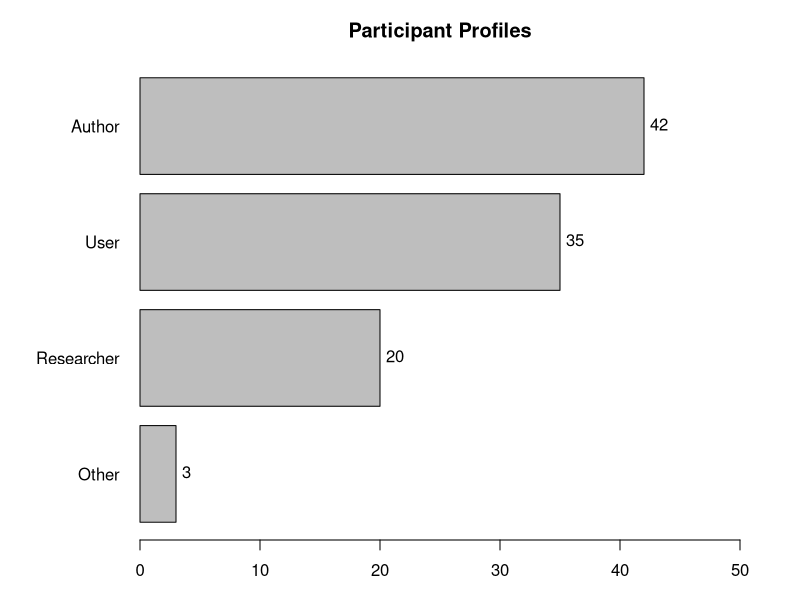
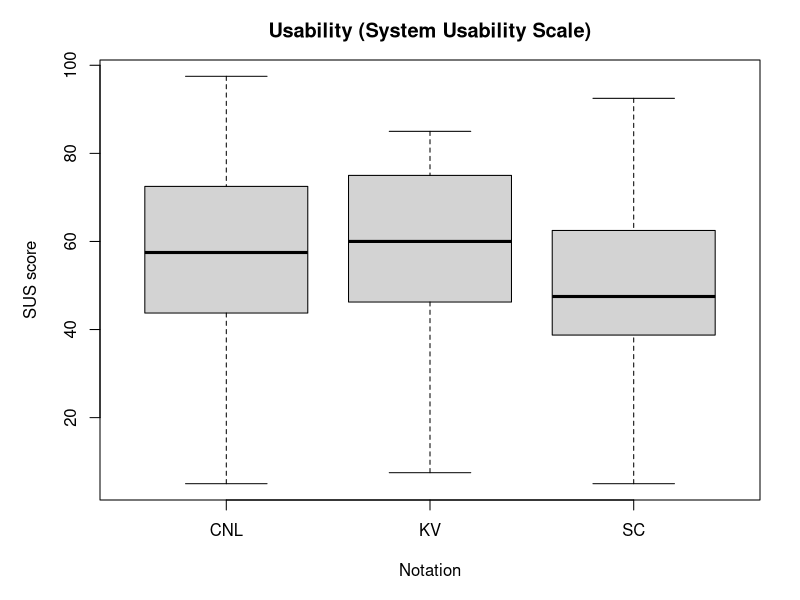

The R source for these figures, in order:
## ---- chunk 1
library(dplyr)
## ---- chunk 2
# read from prepared csv
df <- read.csv("data-survey-sus_prepared.csv")
## ---- chunk 3
# read from prepared csv
profiledata <- read.csv("data-survey-profiles_prepared.csv")
## ---- chunk 4
# participant profiles
profileSums <- colSums(profiledata == "Yes")
profile_columns = c("Profile","Frequency")
df_p = data.frame(matrix(nrow = 0, ncol = length(profile_columns))) 
colnames(df_p) = profile_columns
df_p[nrow(df_p) + 1,] = c("Author",profileSums["author"])
df_p[nrow(df_p) + 1,] = c("User",profileSums["user"])
df_p[nrow(df_p) + 1,] = c("Researcher",profileSums["researcher"])
df_p[nrow(df_p) + 1,] = c("Other",3) # manual count for profile author:no user:no researcher:no

# convert frequency column into numeric format
df_p$Frequency = as.numeric(as.character(df_p$Frequency))

# order dataframe ascending
# this way it's displayed descending in horizontal barplot
df_p <- df_p[order(df_p$Frequency),] 

# plot barplot
counts <- table(df_p$Frequency)
par(mar=c(3, 7, 3, 3))
profile_plot <- barplot(height=df_p$Frequency, names=df_p$Profile, main="Participant Profiles", horiz=T,las=1,xlim=c(0,50),width = c(2,2,2,2,2))
text(x=df_p$Frequency, profile_plot, labels = paste(df_p$Frequency), pos=4, offset=0.3, xpd=T)
## ---- chunk 5
# Author 
## Years active
## How many years have you been authoring / producing educational videos, lecture
## recordings or other video-based learning content?
profiledata$authorHOWMANYYEARS <- as.numeric(as.character(profiledata$authorHOWMANYYEARS))
summary(na.omit(profiledata$authorHOWMANYYEARS))

## Videos created 
## How many educational videos, lecture recordings or other video-based learning
## content have you produced until now?
profiledata$authorHOWMANYVIDEOS <- as.numeric(as.character(profiledata$authorHOWMANYVIDEOS))
summary(na.omit(profiledata$authorHOWMANYVIDEOS))

# User 
## Years active
## How many years have you been using video-based learning content?
profiledata$userHOWMANYYEARS <- as.numeric(as.character(profiledata$userHOWMANYYEARS))
summary(na.omit(profiledata$userHOWMANYYEARS))

## Courses
## How many courses have you tought with the support of video-based learning con-
## tent? Please also count recurring courses, which possibly took place each semester.
profiledata$userHOWMANYCOURSES <- as.numeric(as.character(profiledata$userHOWMANYCOURSES))
summary(na.omit(profiledata$userHOWMANYCOURSES))

# Researcher
## Years researching
## How many years have you conducted research in the field of video-based learning
## / technology enhanced learning / educational technology?
profiledata$researchHOWMANYYEARS <- as.numeric(as.character(profiledata$researchHOWMANYYEARS))
summary(na.omit(profiledata$researchHOWMANYYEARS))

## Papers published
## How many papers have you published in the field of video-based learning? 
profiledata$researchHOWMANYPUB <- as.numeric(as.character(profiledata$researchHOWMANYPUB))
summary(na.omit(profiledata$researchHOWMANYPUB))
## ---- chunk 6
par(mar=c(5, 5, 3, 2))
boxplot(sus ~ notation, data = df, main = "Usability (System Usability Scale)", xlab = "Notation", ylab = "SUS score", names = c("CNL","KV","SC"))
## ---- chunk 7
df %>%
  group_by(notation) %>%
  summarize(mean = mean(sus), sd = sd(sus), min = min(sus), max = max(sus), med = median(sus), q1 = quantile(sus, 0.25), q3 = quantile(sus, 0.75))
## ---- chunk 8
##### mean difference ####
# values
sus_cnl <- mean(df$sus[df$notation == "cnl"])
sus_kv <- mean(df$sus[df$notation == "kv"])
sus_sc <- mean(df$sus[df$notation == "sc"])
# difference between cnl kv: cnl-kv
sus_diffcnlkv <- sus_cnl-sus_kv
# avergae of nl kv
sus_avgcnlkv <- (sus_cnl+sus_kv)/2
sus_ratiocnlkv <- sus_diffcnlkv/sus_avgcnlkv
# percentage
sus_percent_diff_cnlkv <- abs(sus_ratiocnlkv*100)
print(c("CNL/KV mean difference in percentage: ", sus_percent_diff_cnlkv))

# difference between sc kv: sc-kv
sus_diffsckv <- sus_sc-sus_kv
# avergae of nl kv
sus_avgsckv <- (sus_sc+sus_kv)/2
sus_ratiosckv <- sus_diffsckv/sus_avgsckv
# percentage
sus_percent_diff_sckv <- abs(sus_ratiosckv*100)
print(c("SC/KV mean difference in percentage: ", sus_percent_diff_sckv))
## ---- chunk 9
# boxcox transform sus
df$sus.boxcox = (df$sus^3.2-1)/3.2
